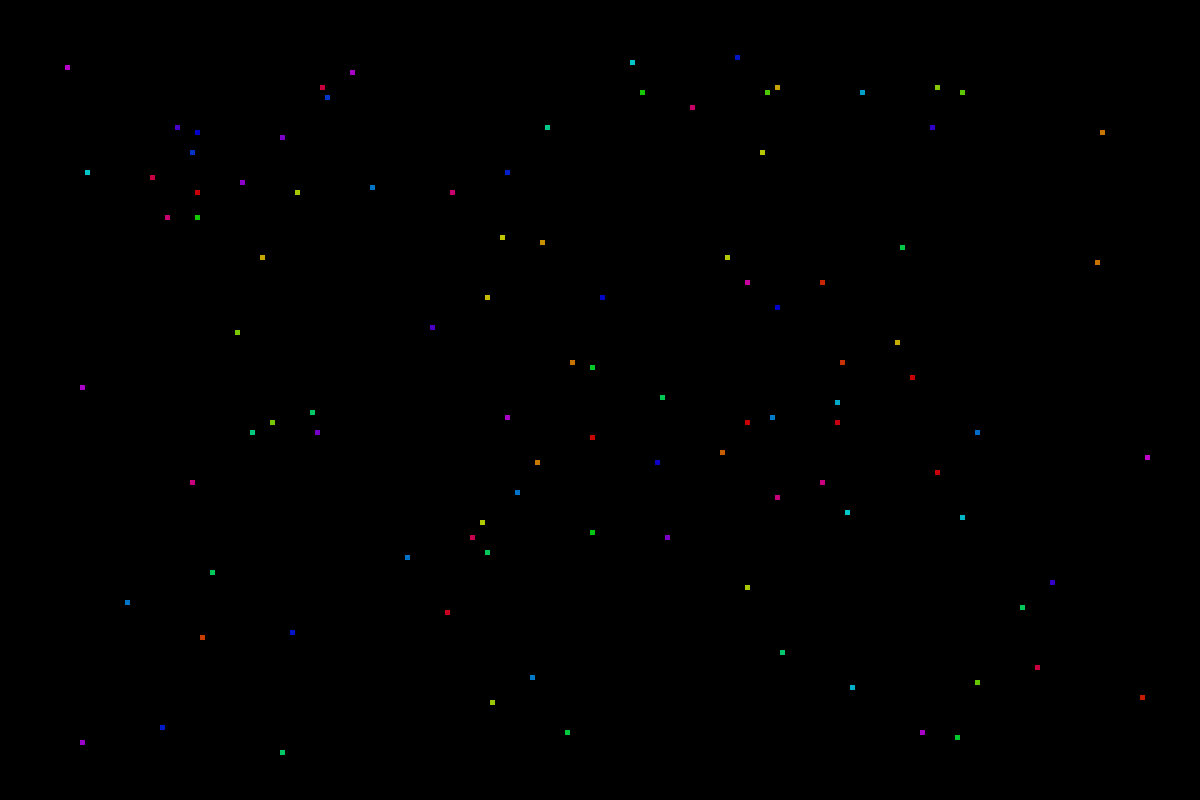
#> input picture frames/frame_00000.png, 1200 x 800 px; its folder holds only this picture in this run
$ jupyter execute otsu.ipynb
#> lines starting #> are read from the running program, lines starting #| are printed output that depends on the picture; after the words box and inside, x2 and y2 are one past the last pixel; in counts of white or black regions, pixels touching at a corner belong together
[cell 1]
import cv2 as cv
import os
import numpy as np
import matplotlib.pyplot as plt

op = os.path.join

[cell 2]
DATA_DIR = "./frames/"

[cell 3]
files = os.listdir(DATA_DIR)
print(len(files))

[cell 4]
test_img = cv.imread(op(DATA_DIR, files[0]))
#> test_img is the input picture: shape (800, 1200, 3); mean B, G, R 0.3, 0.3, 0.3
test_img = cv.cvtColor(test_img, cv.COLOR_BGR2GRAY)
#> test_img: shape (800, 1200)

[cell 5]
plt.imshow(test_img, cmap='gray')
plt.show()

## **OTSU's Method**

[cell 6]
def get_histogram(img: np.ndarray) -> list:
    hist = np.zeros(256)

    assert img.dtype == np.uint8, "Image must be of type np.uint8"

    for i in range(img.shape[0]):
        for j in range(img.shape[1]):
            hist[img[i, j]] += 1

    return hist

[cell 7]
def otsu_recursive(hist):
    """
    Perform Otsu's thresholding using a recursive algorithm.

    Parameters:
    hist (numpy.ndarray): Histogram of the image.

    Returns:
    int: Optimal threshold value.
    """
    # Calculate total mean and total number of pixels
    total = np.sum(hist)
    mu = np.sum(hist * np.arange(len(hist))) / total

    # Initialization
    q1 = hist[0] / total
    mu1 = 0
    max_sigma = 0
    optimal_threshold = 0

    for t in range(1, len(hist)):
        q1_new = q1 + hist[t] / total
        mu1_new = (q1 * mu1 + t * hist[t] / total) / q1_new
        mu2_new = (mu - q1_new * mu1_new) / (1 - q1_new)

        sigma_squared = q1 * (1 - q1) * (mu1_new - mu2_new) ** 2

        if sigma_squared > max_sigma:
            max_sigma = sigma_squared
            optimal_threshold = t

        # Update q1 and mu1 for the next iteration
        q1 = q1_new
        mu1 = mu1_new

    return optimal_threshold

[cell 8]
hist = get_histogram(test_img)
#> hist = 256 values, max 957500 at index 0, min 0 at index 1, mean 3750

[cell 9]
plt.bar(range(256), hist, color='gray')
plt.xlim([0, 256])
plt.ylim([0, 100])
plt.show()
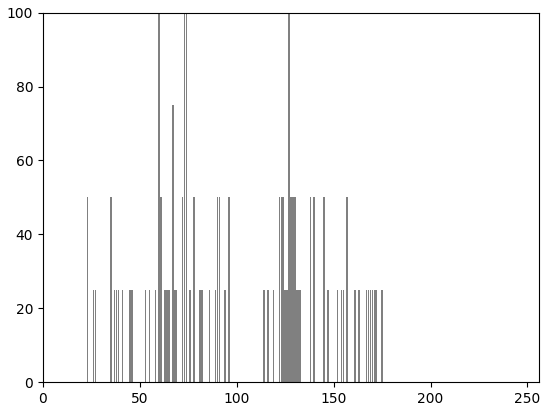
#> figure drawn by matplotlib, 1 panel; tallest bar 957500 high, from x = -0.4 to 0.4

[cell 10]
otsu_threshold = otsu_recursive(hist)
#> in otsu_recursive, `total = np.sum(hist)`: total = 960000
#> in otsu_recursive, `mu = np.sum(hist * np.arange(len(hist))) / total`: mu = 0.258
#> in otsu_recursive, `q1 = hist[0] / total`: q1 = 0.997
#> the loop in otsu_recursive, `for t in range(1, len(hist)):` made 255 passes
#> (q1_new, mu1_new, mu2_new, sigma_squared, max_sigma, q1, mu1) on passes 1, 23, 27, 35, 41, 45, 46, 53: (0.997, 0, 99.1, 25.51, 25.51, 0.997, 0), (0.997, 0.0012, 100.7, 26.31, 26.31, 0.997, 0.0012), (0.997, 0.00258, 102.2, 26.32, 26.32, 0.997, 0.00258), (0.998, 0.00441, 103.6, 26.78, 26.78, 0.998, 0.00441), (0.998, 0.00846, 106.5, 26.82, 26.82, 0.998, 0.00846), (0.998, 0.00963, 107.2, 26.87, 26.87, 0.998, 0.00963), (0.998, 0.0108, 107.9, 26.91, 26.91, 0.998, 0.0108), (0.998, 0.0122, 108.5, 26.92, 26.92, 0.998, 0.0122)
#> after the loop in otsu_recursive, `for t in range(1, len(hist)):`: max_sigma = 28.12; optimal_threshold = 60
#> otsu_threshold = 60
print(otsu_threshold)
#| 60

[cell 11]
def binary_threshold(img: np.ndarray, threshold: int) -> np.ndarray:
    assert img.dtype == np.uint8, "Image must be of type np.uint8"

    binary_img = np.zeros_like(img)
    binary_img[img > threshold] = 255

    return binary_img

[cell 12]
binary_img = binary_threshold(test_img, otsu_threshold)
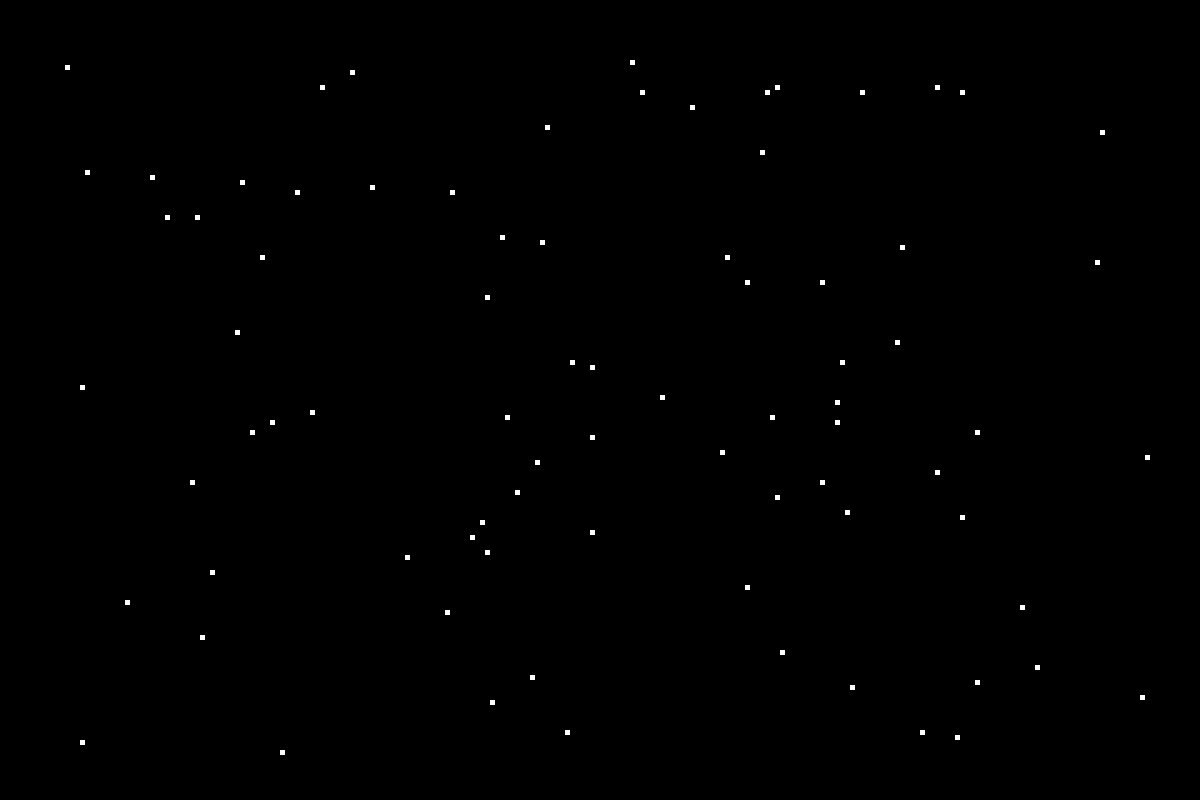
#> binary_img: shape (800, 1200); 0.21% white; 80 white regions, largest, box (x1, y1, x2, y2) and area: (630, 60, 635, 65) 25, (65, 65, 70, 70) 25, (350, 70, 355, 75) 25

$ run again, on frames/frame_00012.png
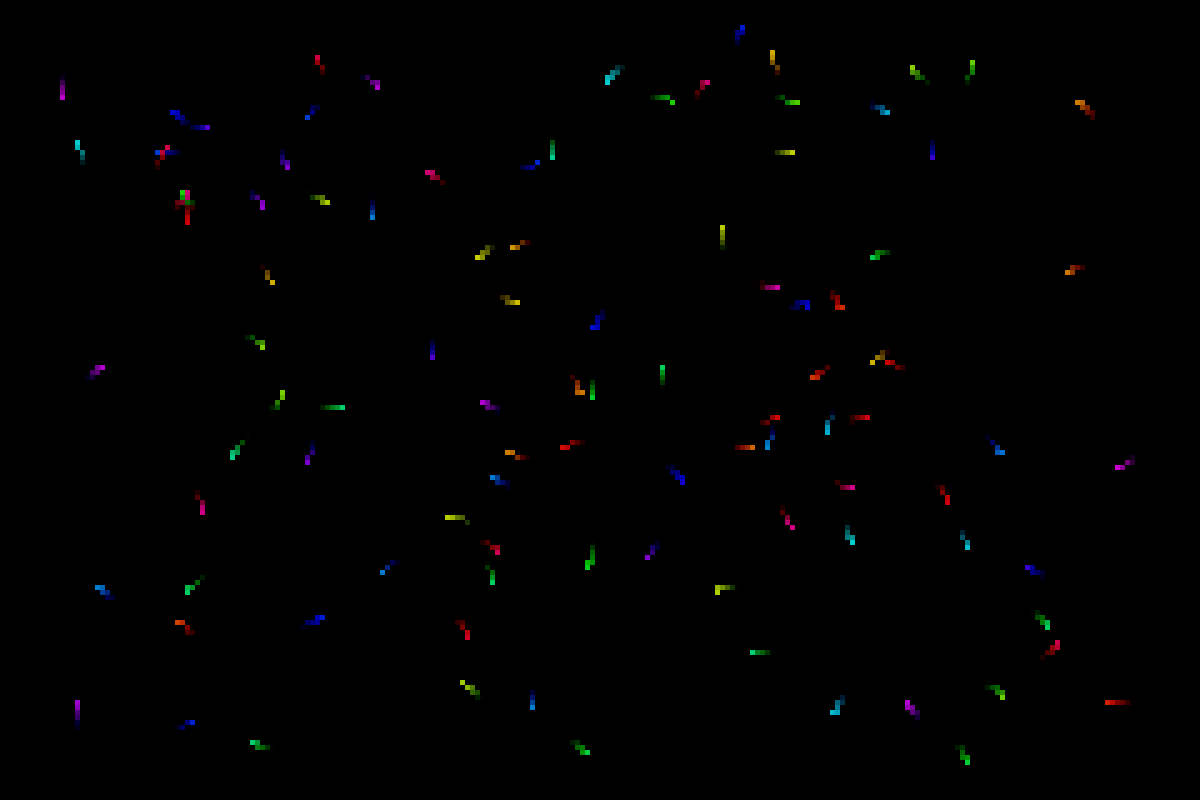
#> input picture frames/frame_00012.png, 1200 x 800 px
#> test_img is the input picture: shape (800, 1200, 3); mean B, G, R 0.8, 0.7, 0.8
#> test_img: shape (800, 1200)
#> `hist = get_histogram(test_img)`: hist = 256 values, max 945900 at index 0, min 0 at index 5, mean 3750
#> `plt.show()`:
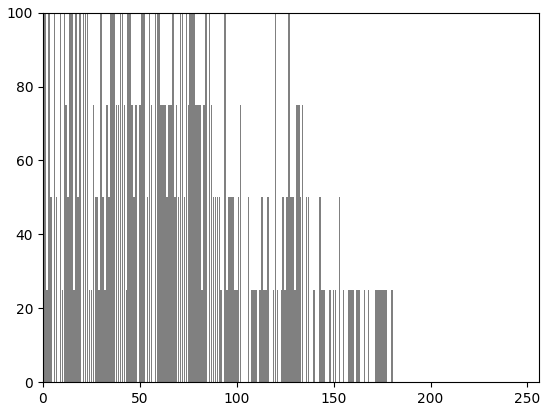
#> figure drawn by matplotlib, 1 panel; tallest bar 945900 high, from x = -0.4 to 0.4
#> total = 960000
#> mu = 0.735
#> in otsu_recursive, `q1 = hist[0] / total`: q1 = 0.985
#> the loop in otsu_recursive, `for t in range(1, len(hist)):` made 255 passes
#> (q1_new, mu1_new, mu2_new, sigma_squared, max_sigma, q1, mu1) on passes 1, 3, 6, 9, 14, 15, 17, 22: (0.986, 0.00106, 53.79, 41.87, 41.87, 0.986, 0.00106), (0.987, 0.00372, 57.31, 44.12, 44.12, 0.987, 0.00372), (0.988, 0.00693, 59.62, 44.59, 44.59, 0.988, 0.00693), (0.988, 0.0123, 62.24, 46.52, 46.52, 0.988, 0.0123), (0.989, 0.0207, 65.33, 47.12, 47.12, 0.989, 0.0207), (0.99, 0.0274, 67.46, 49.19, 49.19, 0.99, 0.0274), (0.99, 0.0376, 70.51, 51.45, 51.45, 0.99, 0.0376), (0.991, 0.0548, 74.9, 53.17, 53.17, 0.991, 0.0548)
#> after the loop in otsu_recursive, `for t in range(1, len(hist)):`: max_sigma = 55.8; optimal_threshold = 44
#| 44
#> `binary_img = binary_threshold(test_img, otsu_threshold)`:
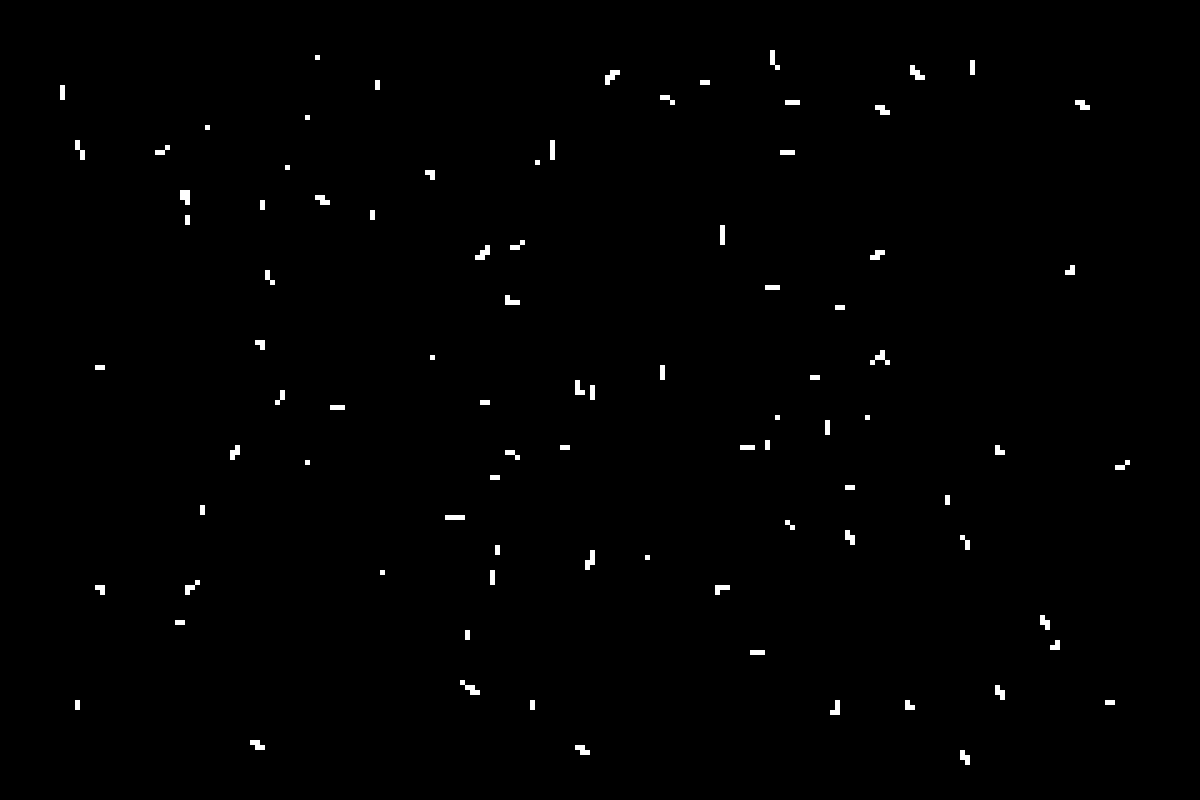
#> binary_img: shape (800, 1200); 0.66% white; 88 white regions, largest, box (x1, y1, x2, y2) and area: (910, 65, 925, 80) 125, (605, 70, 620, 85) 125, (180, 190, 190, 205) 125

$ run again, on frames/frame_00015.png
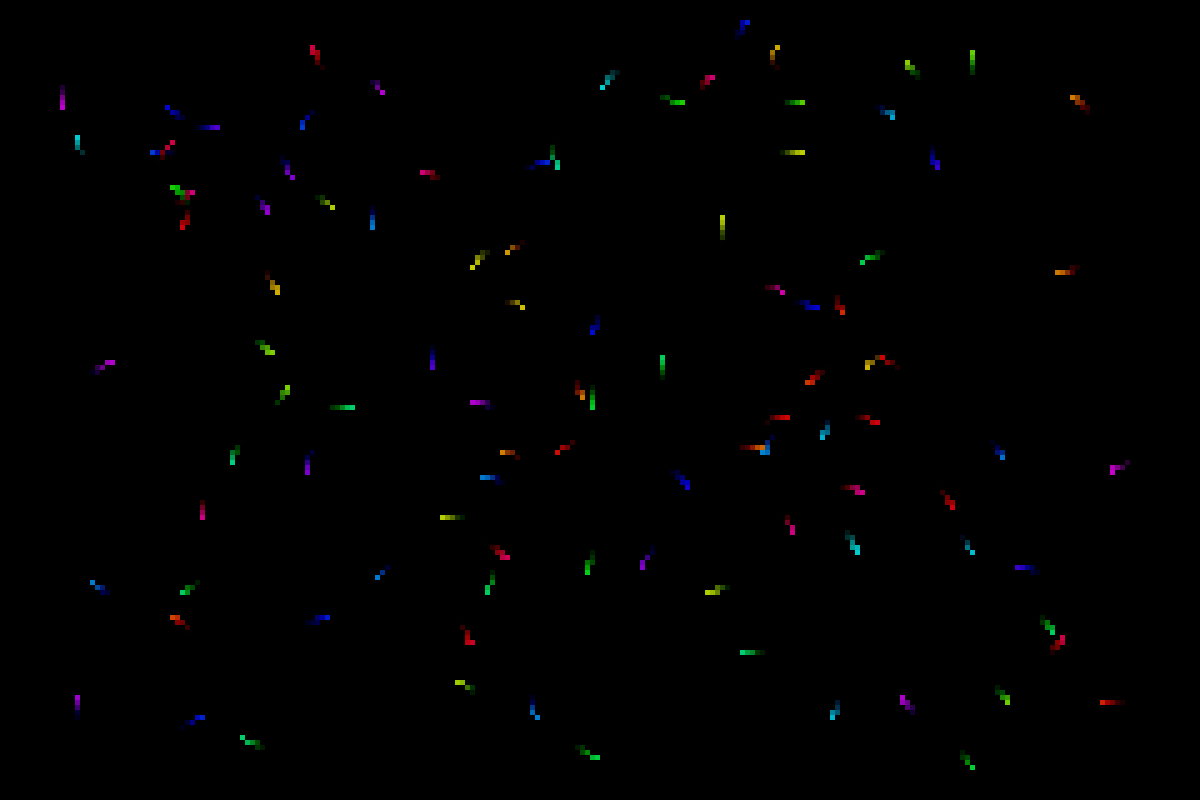
#> input picture frames/frame_00015.png, 1200 x 800 px
#> test_img is the input picture: shape (800, 1200, 3); mean B, G, R 0.8, 0.7, 0.8
#> test_img: shape (800, 1200)
#> `hist = get_histogram(test_img)`: hist = 256 values, max 946250 at index 0, min 0 at index 2, mean 3750
#> `plt.show()`:
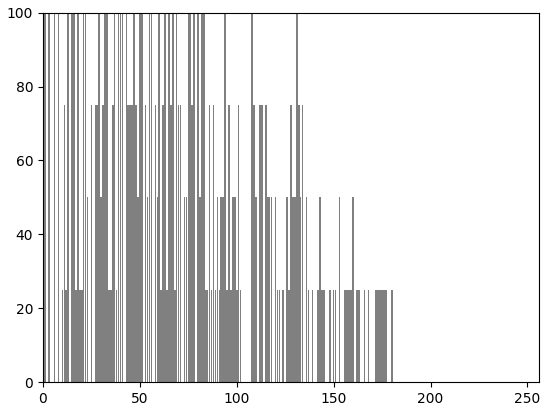
#> figure drawn by matplotlib, 1 panel; tallest bar 946250 high, from x = -0.4 to 0.4
#> total = 960000
#> mu = 0.738
#> in otsu_recursive, `q1 = hist[0] / total`: q1 = 0.986
#> the loop in otsu_recursive, `for t in range(1, len(hist)):` made 255 passes
#> (q1_new, mu1_new, mu2_new, sigma_squared, max_sigma, q1, mu1) on passes 1, 3, 6, 8, 15, 29, 43: (0.987, 0.000845, 54.67, 42.19, 42.19, 0.987, 0.000845), (0.987, 0.00251, 56.85, 43.01, 43.01, 0.987, 0.00251), (0.988, 0.00535, 58.76, 44.11, 44.11, 0.988, 0.00535), (0.988, 0.0121, 62.4, 47.94, 47.94, 0.988, 0.0121), (0.99, 0.0338, 69.4, 54.14, 54.14, 0.99, 0.0338), (0.992, 0.0771, 79.43, 55.25, 55.25, 0.992, 0.0771), (0.994, 0.147, 91.27, 57.76, 57.76, 0.994, 0.147)
#> after the loop in otsu_recursive, `for t in range(1, len(hist)):`: max_sigma = 57.76; optimal_threshold = 43
#| 43
#> `binary_img = binary_threshold(test_img, otsu_threshold)`:
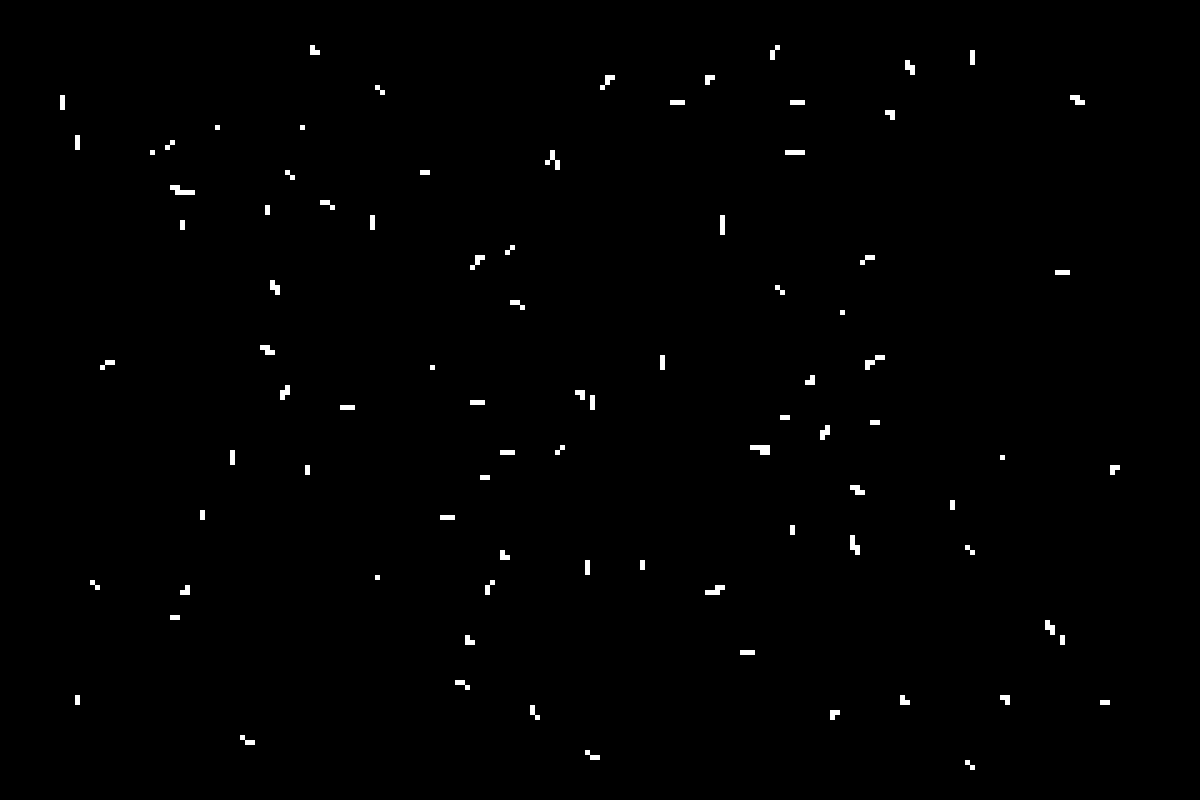
#> binary_img: shape (800, 1200); 0.65% white; 87 white regions, largest, box (x1, y1, x2, y2) and area: (170, 185, 195, 195) 150, (750, 445, 770, 455) 150, (545, 150, 560, 170) 125
